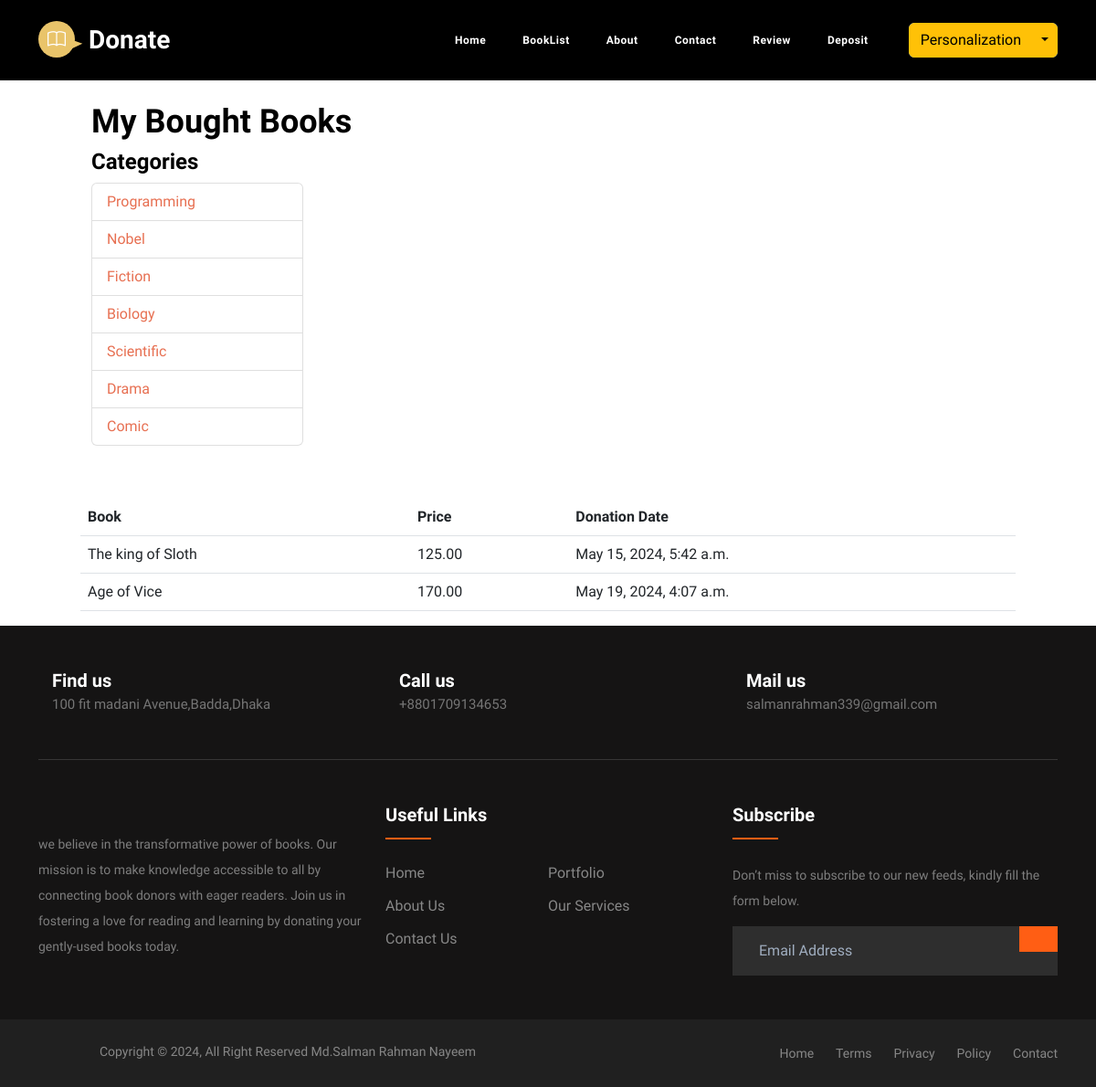
/book/mybook/ (signed in), run on the app's committed database.
### books/models.py (models this page shows, shortened)
class Category(models.Model):
    Name=models.CharField(max_length=100)
    slug=models.SlugField(max_length=100,unique=True,null=True,blank=True)

class DonatedBook(models.Model):
    user = models.ForeignKey(User, on_delete=models.CASCADE)
    book = models.ForeignKey(Book, on_delete=models.CASCADE)
    donation_date = models.DateTimeField(auto_now_add=True)

class Book(models.Model):
    title=models.CharField(max_length=100)
    description=models.TextField()
    image=models.ImageField(upload_to='books/media/uploads',blank=True,null=True)
    buying_price=models.DecimalField(max_length=100,decimal_places=2,max_digits=12)
    category=models.ManyToManyField(Category)
    buyer=models.ForeignKey(User,on_delete=models.SET_NULL,null=True)
    id = models.AutoField(primary_key=True)

### books/views.py (the view)
# urls.py: path('mybook/', MyBookListView.as_view(), name='my_book'),
class MyBookListView(ListView):
    template_name = 'mybook_list.html'
    context_object_name = 'data'
    def get_queryset(self):
        category_slug = self.kwargs.get('category_slug')
        if category_slug:
            category = get_object_or_404(Category, slug=category_slug)
            user_books = BuyBook.objects.filter(user=self.request.user, book__category=category).select_related('book')
        else:
            user_books = BuyBook.objects.filter(user=self.request.user).select_related('book')
        return [user_book.book for user_book in user_books]
    def get_context_data(self, **kwargs):
        context = super().get_context_data(**kwargs)
        context['categories'] = Category.objects.all()
        context['user_books'] = BuyBook.objects.filter(user=self.request.user).select_related('book')
        context['user_donated_books'] = DonatedBook.objects.filter(user=self.request.user).select_related('book')
        return context

### books/templates/mybook_list.html (shortened to what this page needs)
{% extends "base.html" %}
{% block content %}
<div class="container mt-4">
    <h2>My Bought Books</h2>
    <div class="row">
        <div class="col-md-3">
            <h4>Categories</h4>
            <ul class="list-group">
                {% for category in categories %}
                   <li class="list-group-item"><a href="{% url 'category_wise_post' category.slug %}">{{ category.Name }}</a></li>
                {% endfor %}
            </ul>
        </div>
        <div class="col-md-9">
        </div>
    </div>
</div>
<h1 style="color: white;">Your Donated Books:</h1>
<table class="table">
    <thead>
      <tr>
        <th scope="col">Book</th>
        <th scope="col">Price</th>
        <th scope="col">Donation Date</th>
      </tr>
    </thead>
    <tbody>
        {% for donated_book in user_donated_books %}
          <tr>
            <td>{{ donated_book.book.title }}</td>
            <td>{{ donated_book.book.buying_price }}</td>
            <td>{{ donated_book.donation_date }}</td>
          </tr>
        {% endfor %}
    </tbody>
</table>
{% endblock content %}

### static/css/templatemo-ebook-landing.css (style rules this page uses)
:root { --white-color: #ffffff; --primary-color: #E76F51; --secondary-color: #E9C46A; --section-bg-color: #f0f8ff; --custom-btn-bg-color: #F4A261; --custom-btn-bg-hover-color: #E76F51; --dark-color: #000000; --p-color: #717275; --link-hover-color: #E76F51; --body-font-family: 'Unbounded', sans-serif; --h1-font-size: 42px; --h2-font-size: 36px; --h3-font-size: 28px; --h4-font-size: 24px; --h5-font-size: 22px; --h6-font-size: 20px; --p-font-size: 16px; --menu-font-size: 12px; --btn-font-size: 14px; --copyright-font-size: 14px; --border-radius-large: 100px; --border-radius-medium: 20px; --border-radius-small: 10px; --font-weight-light: 300; --font-weight-normal: 400; --font-weight-semibold: 600; --font-weight-bold: 700; }
body { background-color: var(--white-color); font-family: var(--body-font-family); }
h2, h3, h4, h5, h6 { color: var(--dark-color); }
h1, h2, h3, h4, h5, h6 { font-weight: var(--font-weight-semibold); }
h1 { font-size: var(--h1-font-size); font-weight: var(--font-weight-bold); }
h2 { font-size: var(--h2-font-size); font-weight: var(--font-weight-bold); }
h4 { font-size: var(--h4-font-size); }
ul li { color: var(--p-color); font-size: var(--p-font-size); font-weight: var(--font-weight-normal); }
a, button { touch-action: manipulation; transition: all 0.3s; }
a { display: inline-block; color: var(--primary-color); text-decoration: none; }

### static/css/style10.css (style rules this page uses)
ul { margin: 0px; padding: 0px; }

### data on the page
Category: Name "Programming"
Category: Name "Nobel"
Category: Name "Fiction"
Category: Name "Biology"
Category: Name "Scientific"
Category: Name "Drama"
Category: Name "Comic"
DonatedBook: book "The king of Sloth", book.buying_price "125.00", donation_date "May 15, 2024, 5:42 a.m."
DonatedBook: book "Age of Vice", book.buying_price "170.00", donation_date "May 19, 2024, 4:07 a.m."
